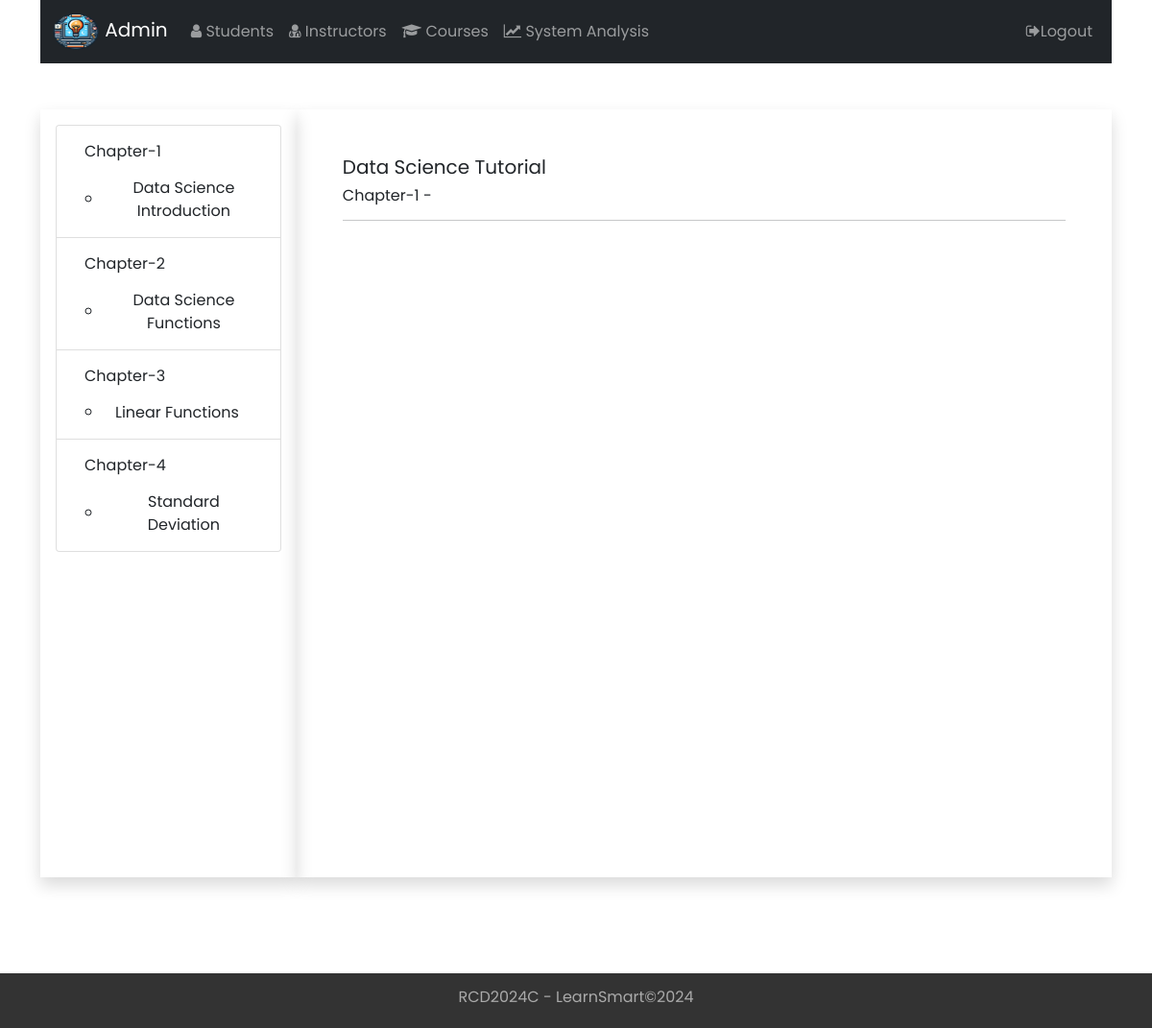
Page /Admin/course.php?course_id=1 (signed in) on the committed database.
### tables this page shows
CREATE TABLE `chapter` (
  `chapter_id` int(11) NOT NULL,
  `course_id` int(11) NOT NULL,
  `title` varchar(1023) NOT NULL,
  `created_at` date NOT NULL DEFAULT current_timestamp()
);

CREATE TABLE `topic` (
  `topic_id` int(11) NOT NULL,
  `chapter_id` int(11) NOT NULL,
  `course_id` int(11) NOT NULL,
  `title` varchar(1023) NOT NULL,
  `created_at` date NOT NULL DEFAULT current_timestamp()
);

CREATE TABLE `course` (
  `course_id` int(11) NOT NULL,
  `title` varchar(1023) NOT NULL,
  `description` varchar(1023) NOT NULL,
  `instructor_id` int(11) NOT NULL,
  `created_at` date NOT NULL DEFAULT current_timestamp(),
  `status` enum('Public','Private') NOT NULL DEFAULT 'Public',
  `cover` varchar(255) NOT NULL DEFAULT 'default_course.jpg'
);

### Controller/Admin/Course.php (called while the page is built, shortened)
<?php
include "../Models/Certificate.php";
include "../Models/Course.php";
function getById($cou_id, $chapter_id, $topic_id){
	$db = new Database();
    $db_conn = $db->connect();
	$course = new Course($db_conn);
	$course->init($cou_id);
	$course_data = $course->getData();
	$chapters = $course->getChapters($cou_id);
	$topics = $course->getTopics($cou_id);
	$content = $course->getContent($cou_id, $chapter_id, $topic_id);
	$data = array('content'  => $content,
	              'course' => $course_data,
	              'chapters' => $chapters,
	              'topics'   => $topics );
	return $data;
}

### Models/Course.php (called while the page is built, shortened)
<?php
class Course {
   private $table_name;
   private $conn;
   private $course_id;
   private $title;
   private $description;
   private $instructor_id;
   private $created_at;
   function __construct($db_conn){
     $this->conn = $db_conn;
     $this->table_name = "course";
   }
   function init($cou_id){
       try {
          $sql = 'SELECT * FROM '. $this->table_name.' WHERE course_id=?';
          $stmt = $this->conn->prepare($sql);
          $res = $stmt->execute([$cou_id]);
          if($stmt->rowCount() == 1)
            {
                $stud = $stmt->fetch();
                $this->course_id = $stud['course_id'];
                $this->title   = $stud['title'];
                $this->description = $stud['description'];
                $this->instructor_id  = $stud['instructor_id'];
                $this->created_at      = $stud['created_at'];
                return 1;
            }
          else return 0;
       }catch(PDOException $e){
          return 0;
       }
   }
   function getData(){
      $data = array('course_id' => $this->course_id,
                    'title' => $this->title,
                    'description' => $this->description,
                    'instructor_id' => $this->instructor_id,
                    'created_at' => $this->created_at
                   );
      return $data;
   }
   function getChapters($cour_id){
     try {
          $sql = 'SELECT * FROM chapter WHERE course_id=?';
          $stmt = $this->conn->prepare($sql);
          $res = $stmt->execute([$cour_id]);
          if($stmt->rowCount() > 0)
            {
                $chapters = $stmt->fetchAll();
                return $chapters;
            }
          else return 0;
       }catch(PDOException $e){
          return 0;
       }
   }
   function getTopics($cour_id){
     try {
          $sql = 'SELECT * FROM topic WHERE course_id=?';
          $stmt = $this->conn->prepare($sql);
          $res = $stmt->execute([$cour_id]);
          if($stmt->rowCount() > 0)
            {
                $topics = $stmt->fetchAll();
                return $topics;
            }
          else return 0;
       }catch(PDOException $e){
          return 0;
       }
   }
   function getContent($cour_id, $chapter_id, $topic_id){
     try {
          $sql = 'SELECT * FROM content WHERE course_id=? AND chapter_id=? AND topic_id=?';
          $stmt = $this->conn->prepare($sql);
          $res = $stmt->execute([$cour_id, $chapter_id, $topic_id]);
          if($stmt->rowCount() > 0)
            {
                $contents = $stmt->fetch();
                return $contents;
            }
          else return 0;
       }catch(PDOException $e){
          return 0;
       }
   }
}

### Utils/Validation.php (called while the page is built, shortened)
<?php
class Validation{
	static function clean($str){
		$str = trim($str);
		$str = stripcslashes($str);
		$str = htmlspecialchars($str);
		return $str;
	}
}

### Admin/Course.php (the view, shortened to what this page needs)
<?php
include "../Utils/Validation.php";
if (isset($_SESSION['username']) &&
    isset($_SESSION['admin_id'])) {
  if (isset($_GET['course_id'])) {
     include "../Controller/Admin/Course.php";
     $_id = Validation::clean($_GET['course_id']);
     $_chapter_id = 1;
     $_topic_id = 1;
     $course = getById($_id, $_chapter_id, $_topic_id);
    include "inc/Header.php";
?>
<div class="container">
  <?php include "inc/NavBar.php";?>
  <div class="side-by-side mt-5">
    <div class="l-side shadow p-3">
      <ul class="list-group">
        <?php foreach ($course['chapters'] as $chapter ) { ?>
          <li class="list-group-item">
            <a href="#" class="btn badge-primary"><?=$chapter['title'] ?></a>
             <ul>
              <?php foreach ($course['topics'] as $topic ) {
                if ($chapter['chapter_id'] == $_chapter_id) $chapter_title = $chapter['title'];
                if ($chapter['chapter_id'] != $topic['chapter_id']) continue;
               ?>
               <li>
                 <a href="Course.php?course_id=<?=$_id ?>&chapter=<?=$chapter['chapter_id']?>&topic=<?=$topic['topic_id']?>" class="btn badge-primary"><?=$topic["title"]?></a>
               </li>
               <?php } ?>
             </ul>
           </li>
          <?php } ?>
        </ul>
    </div>
    <div class="r-side p-5 shadow">
      <h5><?=$course['course']["title"]?></h5>
      <h6><?=$chapter_title?> - <?=$topic_title?></h6><hr>
    </div>
  </div>
</div>
<?php include "inc/Footer.php"; ?>
<?php
}else {
  $em = "Invalid course id";
  Util::redirect("courses.php", "error", $em);
  }
 }else {
$em = "First login ";
Util::redirect("../login.php", "error", $em);
} ?>

### Assets/css/style.css (style rules this page uses)
* { padding: 0; margin: 0; font-family: Poppins, sans-serif; }
.container { min-height: 90vh; }
.side-by-side { display: flex; min-height: 100vh; }
.side-by-side .l-side { width: 350px; }
.side-by-side .r-side { width: 100%; }

### rows in the picture
chapter: title "Chapter-1"
topic: title "Data Science Introduction"
chapter: title "Chapter-2"
topic: title "Data Science Functions"
chapter: title "Chapter-3"
topic: title "Linear Functions"
chapter: title "Chapter-4"
topic: title "Standard Deviation"
course: title "Data Science Tutorial"
